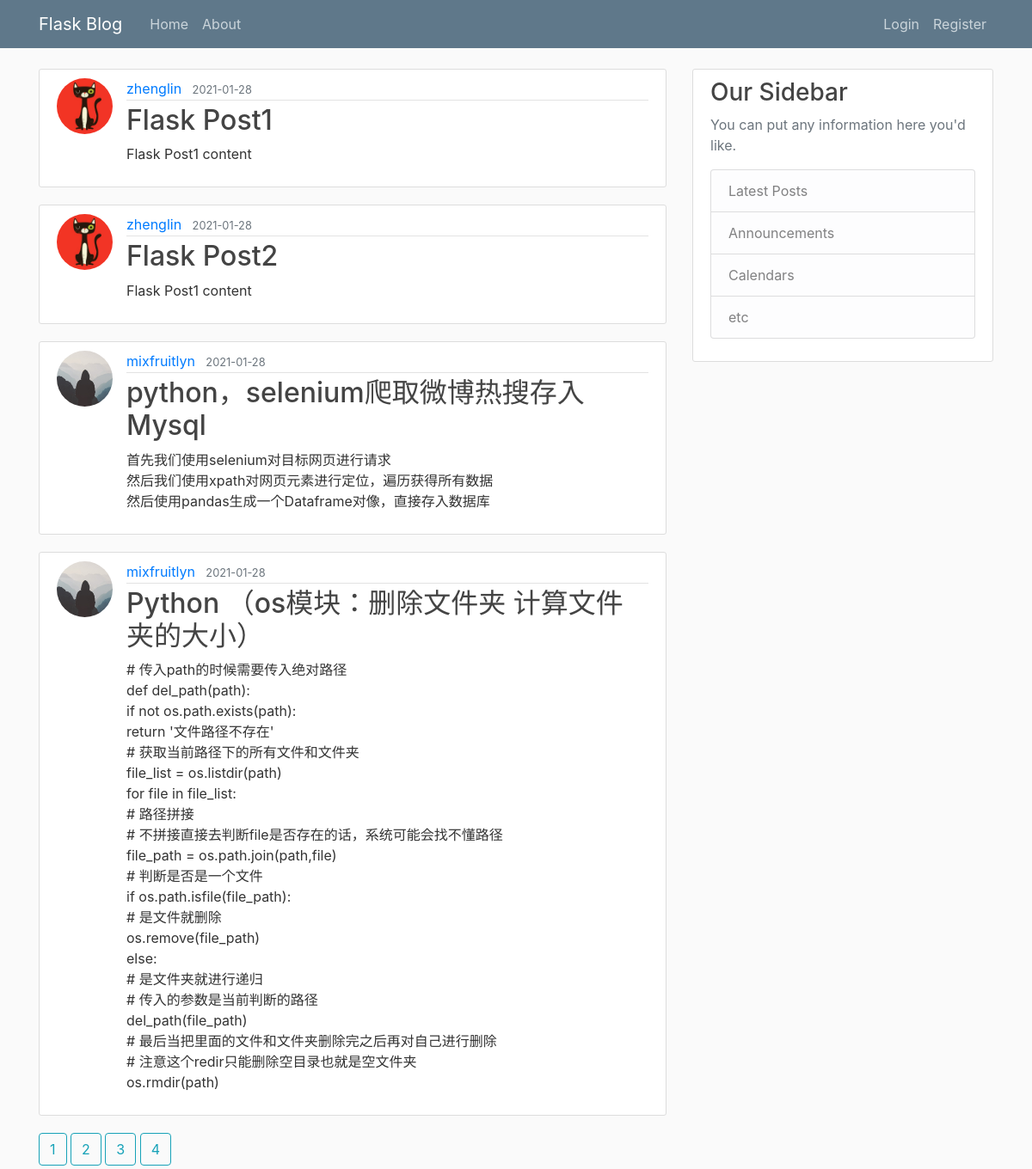
The page /home on the database its author committed.
### flaskblog/models.py (models this page shows, shortened)
class Post(db.Model):
    __tablename__ = 'post'
    id = db.Column(db.Integer, primary_key=True)
    title = db.Column(db.String(100), nullable=False)
    date_posted = db.Column(db.DateTime, nullable=False, default=datetime.utcnow)
    content = db.Column(db.Text, nullable=False)
    user_id = db.Column(db.Integer, db.ForeignKey('user.id'),nullable=False)

class User(db.Model, UserMixin):
    __tablename__ = 'user'
    id = db.Column(db.Integer,primary_key=True)
    username = db.Column(db.String(20),unique=True,nullable=False)
    email = db.Column(db.String(120),unique=True,nullable=False)
    image_file = db.Column(db.String(60),nullable=False,default='default.jpg')
    password = db.Column(db.String(60),nullable=False)
    posts = db.relationship('Post', backref='author',lazy=True)

### flaskblog/routes.py (the view)
@app.route('/')
@app.route('/home')
def home():
    page = request.args.get('page',1,type=int)
    posts = Post.query.paginate(page=page,per_page=4)
    return render_template('home.html',posts=posts)

### flaskblog/templates/home.html
{% extends "base.html" %}
{% block content %}
    {% for post in posts.items %}
        <article class="media content-section">
            <img class="rounded-circle article-img" src="{{ url_for('static',filename='profile_pics/' + post.author
            .image_file) }}">
          <div class="media-body">
            <div class="article-metadata">
              <a class="mr-2" href="#">{{ post.author.username }}</a>
              <small class="text-muted">{{ post.date_posted.strftime('%Y-%m-%d') }}</small>
            </div>
            <h2><a class="article-title" href="#">{{ post.title }}</a></h2>
            <p class="article-content">{{ post.content }}</p>
          </div>
        </article>
    {% endfor %}
    {% for page_num in posts.iter_pages() %}
        {% if page_num %}
            <a  class="btn btn-outline-info mb-1" href="{{ url_for('home',page=page_num) }}">{{ page_num }}</a>
        {% else %}
            ...
        {% endif %}
    {% endfor %}
{% endblock content %}

### flaskblog/templates/base.html (shortened to what this page needs)
<!DOCTYPE html>
<html lang="en">
<head>
    <link rel="stylesheet" href="{{ url_for('static', filename='bootstrap.min.css') }}">
    <link rel="stylesheet" type="text/css" href="{{ url_for('static', filename='main.css') }}">
</head>
<body>
    <header class="site-header">
          <nav class="navbar navbar-expand-md navbar-dark bg-steel fixed-top">
            <div class="container">
              <a class="navbar-brand mr-4" href="/">Flask Blog</a>
              <div class="collapse navbar-collapse" id="navbarToggle">
                <div class="navbar-nav mr-auto">
                  <a class="nav-item nav-link" href="{{ url_for('home')
                          }}">Home</a>
                  <a class="nav-item nav-link" href="{{ url_for('about')
                          }}">About</a>
                </div>
                <div class="navbar-nav">
                    {% if current_user.is_authenticated %}
                        <a class="nav-item nav-link" href="{{ url_for('new_post') }}">New Post</a>
                        <a class="nav-item nav-link" href="{{ url_for('account') }}">{{ current_user.username }}</a>
                        <a class="nav-item nav-link" href="{{ url_for('logout') }}">Logout</a>
                    {% else %}
                        <a class="nav-item nav-link" href="{{ url_for('login') }}">Login</a>
                        <a class="nav-item nav-link" href="{{ url_for('register') }}">Register</a>
                    {% endif %}
                </div>
              </div>
            </div>
          </nav>
    </header>
    <main role="main" class="container">
          <div class="row">
            <div class="col-md-8">
                {% block content %}{% endblock %}
            </div>
            <div class="col-md-4">
              <div class="content-section">
                <h3>Our Sidebar</h3>
                <p class='text-muted'>You can put any information here you'd like.
                  <ul class="list-group">
                    <li class="list-group-item list-group-item-light">Latest Posts</li>
                    <li class="list-group-item list-group-item-light">Announcements</li>
                    <li class="list-group-item list-group-item-light">Calendars</li>
                    <li class="list-group-item list-group-item-light">etc</li>
                  </ul>
                </p>
              </div>
            </div>
          </div>
        </main>
</body>
</html>

### flaskblog/static/main.css (style rules this page uses)
body { background: #fafafa; color: #333333; margin-top: 5rem; }
h1, h2, h3, h4, h5, h6 { color: #444444; }
.bg-steel { background-color: #5f788a; }
.site-header .navbar-nav .nav-link { color: #cbd5db; }
.content-section { background: #ffffff; padding: 10px 20px; border: 1px solid #dddddd; border-radius: 3px; margin-bottom: 20px; }
.article-title { color: #444444; }
.article-content { white-space: pre-line; }
.article-img { height: 65px; width: 65px; margin-right: 16px; }
.article-metadata { padding-bottom: 1px; margin-bottom: 4px; border-bottom: 1px solid #e3e3e3 }

### rows shown on the page
Post: image_file (picture), author.username "zhenglin", date_posted "2021-01-28", title "Flask Post1", content "Flask Post1 content"
Post: image_file (picture), author.username "zhenglin", date_posted "2021-01-28", title "Flask Post2", content "Flask Post1 content"
Post: image_file (placeholder picture), author.username "mixfruitlyn", date_posted "2021-01-28", title "python，selenium爬取微博热搜存入Mysql", content "首先我们使用selenium对目标网页进行请求 然后我们使用xpath对网页元素进行定位，遍历获得所有数据 然后使用pandas生成一个Dataframe对像，直接存入数据库"
Post: image_file (placeholder picture), author.username "mixfruitlyn", date_posted "2021-01-28", title "Python （os模块：删除文件夹 计算文件夹的大小）", content "# 传入path的时候需要传入绝对路径 def del_path(path): if not os.path.exists(path): return '文件路径不存在' # 获取当前路径下的所有文件和文件夹 file_list = os.listdir(path) for file in file_list: # 路径拼接 # 不拼接直接去判断file是否存在的话，系统可能会找不懂路径 file_path = os.path.join(path,file) # 判断是否是一个文件 if os.path.isfile(file_path): # 是文件就删除 os.remove(file_path) else: # 是文件夹就进行递归 # 传入的参数是当前判断的路径 del_path(file_path) # 最后当把里面的文件和文件夹删除完之后再对自己进行删除 # 注意这个redir只能删除空目录也就是空文件夹 os.rmdir(path)"

### other values the page prints
{{ page_num }} "1" "2" "3" "4"
